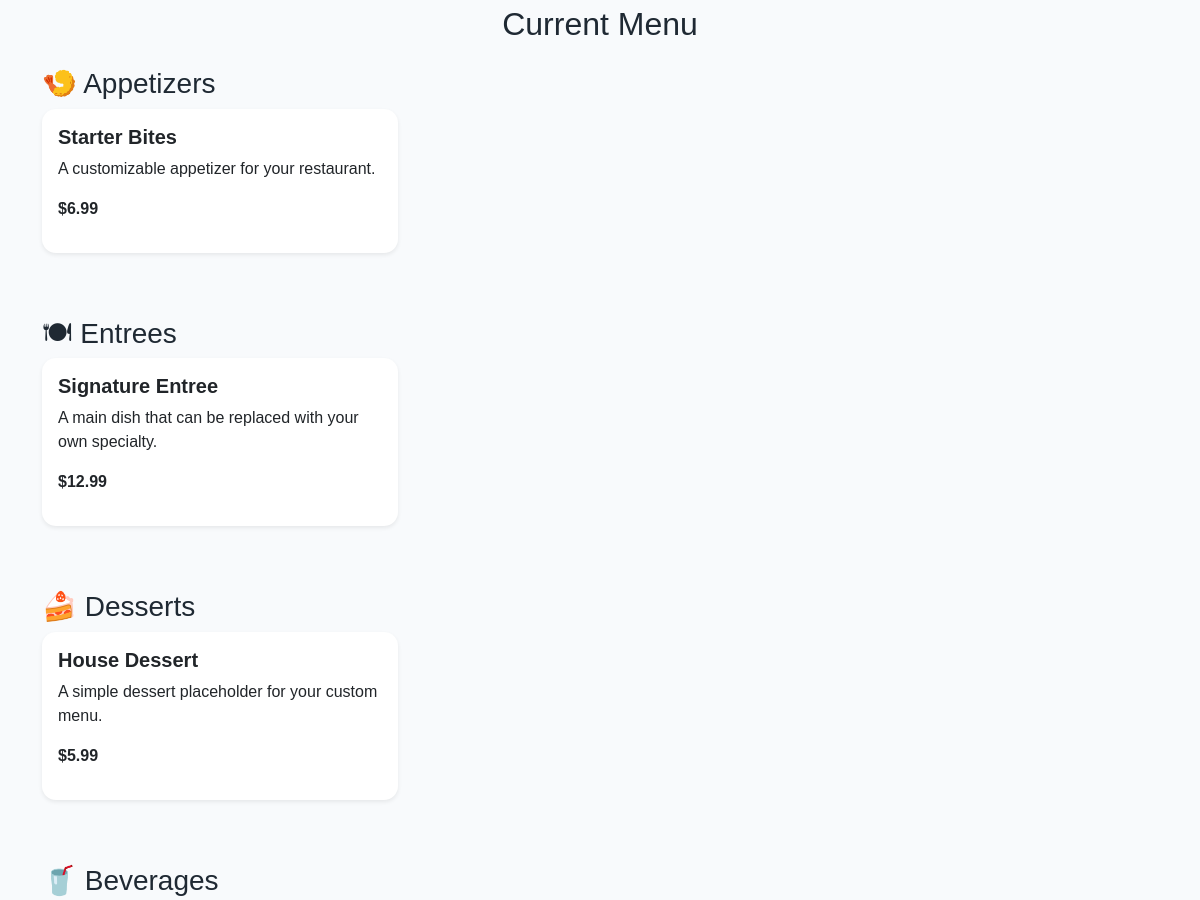
Before: /admin (signed in, middle part) with the older database file.
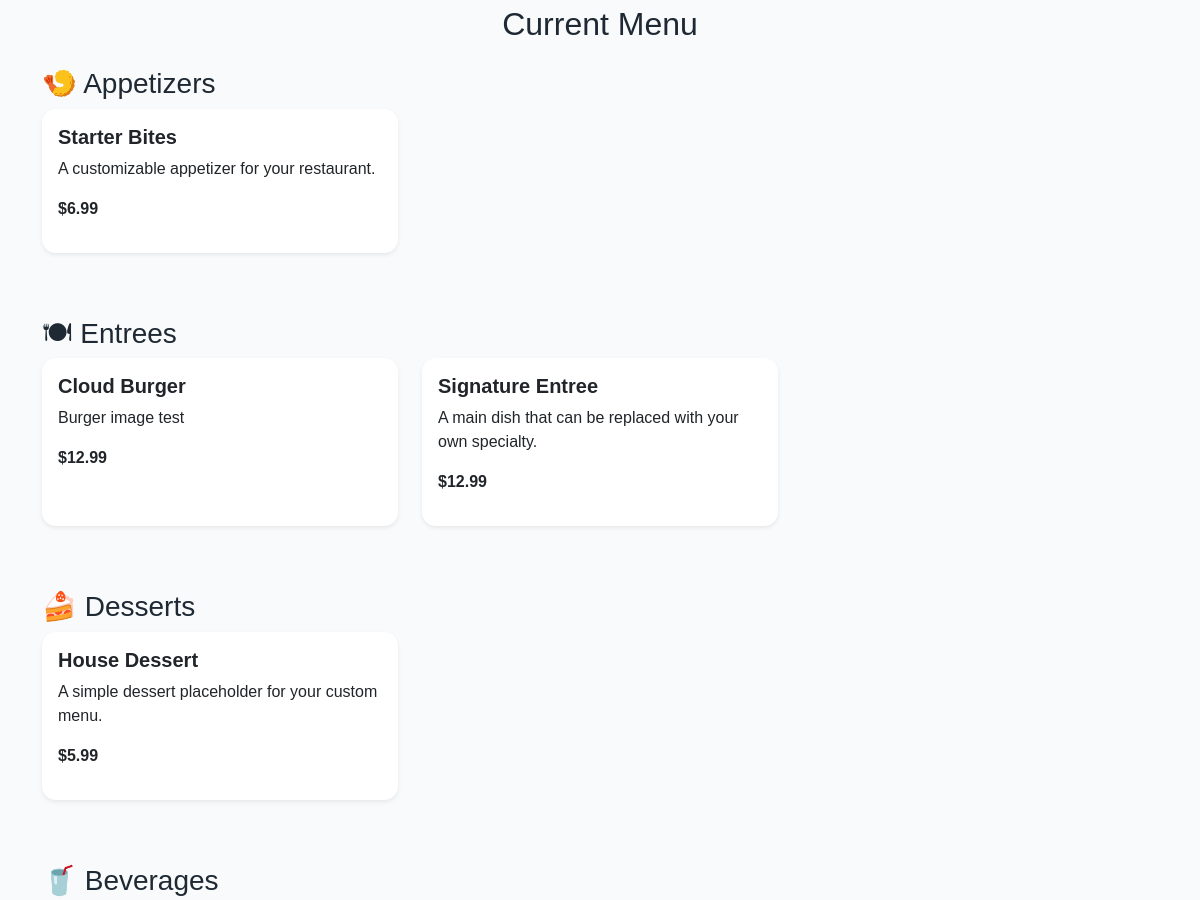
After: the same page with the newer database file.
### tables this page shows
CREATE TABLE menu (
    menu_id INTEGER PRIMARY KEY AUTOINCREMENT,
    name TEXT NOT NULL,
    category TEXT NOT NULL,
    price REAL NOT NULL,
    description TEXT
, image_filename TEXT, image_url TEXT);

### app.py (the view, shortened to what this page needs)
@app.route("/admin", methods=["GET", "POST"])
def admin():
    if not session.get("admin_logged_in"):
        flash("Please log in to access the admin panel.", "warning")
        return redirect("/login")
    conn = get_db()
    cur = conn.cursor()
    cur.execute("""
        SELECT *
        FROM menu
        ORDER BY
            CASE LOWER(category)
                WHEN 'appetizers' THEN 1
                WHEN 'entrees' THEN 2
                WHEN 'desserts' THEN 3
                WHEN 'beverages' THEN 4
                ELSE 5
            END,
            name
    """)
    menu = cur.fetchall()
    conn.close()
    return render_template("admin.html", menu=menu)

### app.py (called while the page is built)
def get_db():
    conn = sqlite3.connect("project4.db")
    conn.row_factory = sqlite3.Row
    return conn

### templates/admin.html (shortened to what this page needs)
{% extends "base.html" %}
{% block content %}
<div class="row justify-content-center">
    <div class="col-md-8">
    </div>
</div>
<h2 class="text-center mb-4">Current Menu</h2>
<h3 class="mt-4">🍤 Appetizers</h3>
<div class="row">
    {% for item in menu %}
        {% if item['category'].lower() == 'appetizers' %}
            <div class="col-md-4 mb-3">
                <div class="card h-100 shadow-sm">
                    <div class="card-body">
                        <h5 class="card-title">{{ item['name'] }}</h5>
                        <p class="card-text">
                            {{ item['description'] }}
                        </p>
                        <p>
                            <strong>${{ "%.2f"|format(item['price']) }}</strong>
                        </p>
                    </div>
                </div>
            </div>
        {% endif %}
    {% endfor %}
</div>
<h3 class="mt-5">🍽 Entrees</h3>
<div class="row">
    {% for item in menu %}
        {% if item['category'].lower() == 'entrees' %}
            <div class="col-md-4 mb-3">
                <div class="card h-100 shadow-sm">
                    <div class="card-body">
                        <h5 class="card-title">{{ item['name'] }}</h5>
                        <p class="card-text">
                            {{ item['description'] }}
                        </p>
                        <p>
                            <strong>${{ "%.2f"|format(item['price']) }}</strong>
                        </p>
                    </div>
                </div>
            </div>
        {% endif %}
    {% endfor %}
</div>
<h3 class="mt-5">🍰 Desserts</h3>
<div class="row">
    {% for item in menu %}
        {% if item['category'].lower() == 'desserts' %}
            <div class="col-md-4 mb-3">
                <div class="card h-100 shadow-sm">
                    <div class="card-body">
                        <h5 class="card-title">{{ item['name'] }}</h5>
                        <p class="card-text">
                            {{ item['description'] }}
                        </p>
                        <p>
                            <strong>${{ "%.2f"|format(item['price']) }}</strong>
                        </p>
                    </div>
                </div>
            </div>
        {% endif %}
    {% endfor %}
</div>
<h3 class="mt-5">🥤 Beverages</h3>
{% endblock %}

Changed rows visible on the page:
added menu: name "Cloud Burger", description "Burger image test", price "12.99", shown under "🍽 Entrees"
